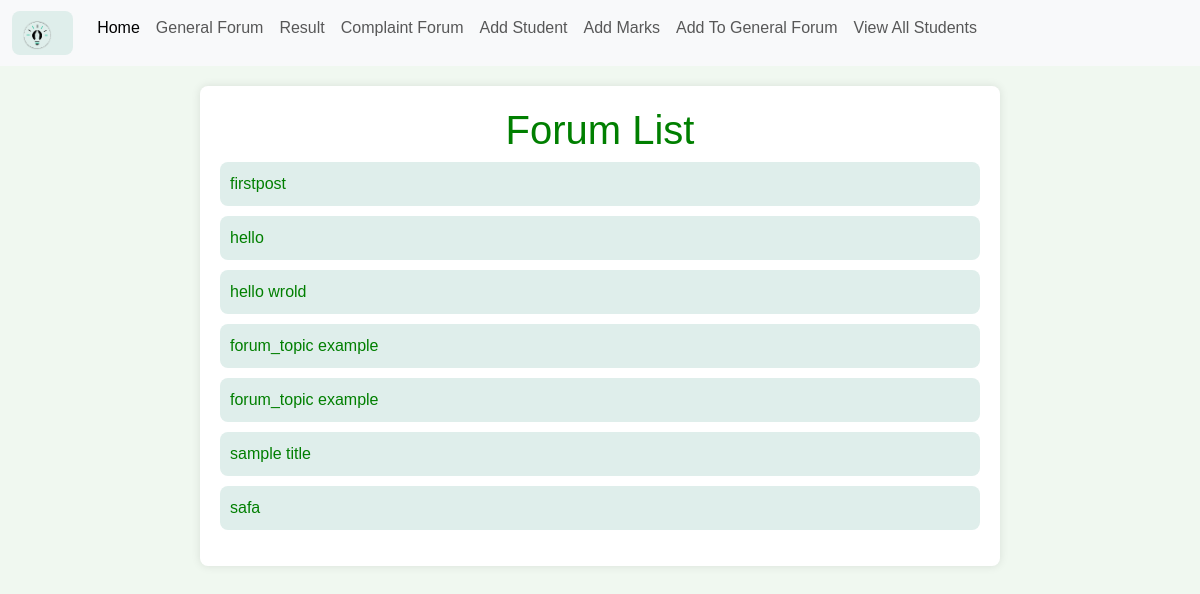
/forum_list/, run on an earlier commit of the app's database.
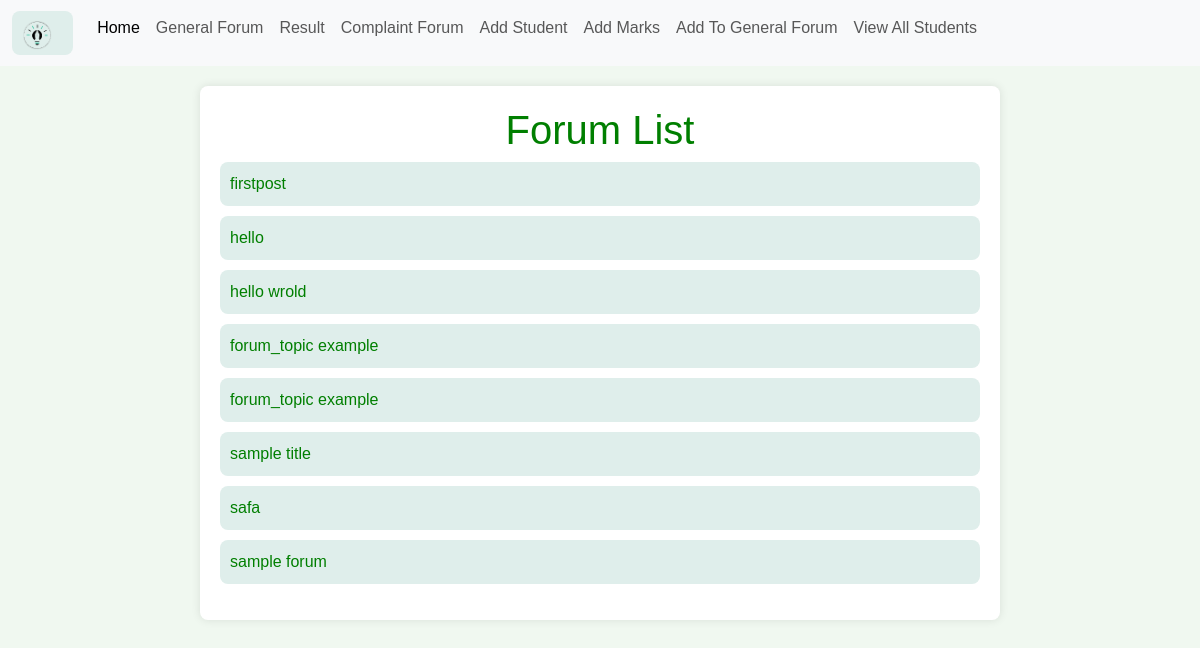
And on a later commit of the database.
### deptmanagementsystem/models.py (models this page shows, shortened)
class Forum(models.Model):
    header = models.CharField(max_length=200)
    content = models.TextField(default="")
    comments = models.JSONField(default = list)

### deptmanagementsystem/views.py (the view)
# urls.py: path('forum_list/', forum_list, name='forum-list'),
def forum_list(request):
    forums = Forum.objects.all()
    return render(request, 'forum_list.html', {'forums' : forums})

### templates/forum_list.html (shortened to what this page needs)
{% extends 'base.html' %}
{% block content %}
    <div class="container">
        <h1>Forum List</h1>
        <ul>
            {% for forum in forums %}
            <li><a href="{% url 'forum-details' forum.id %}">{{ forum.header }}</a></li>
            {% endfor %}
        </ul>
    </div>
    {% endblock content %}

What changed in the data, as far as the page shows it:
added Forum: header "sample forum"
